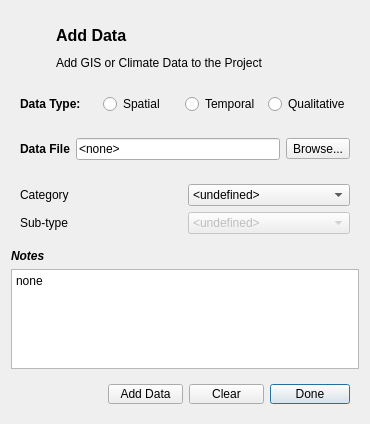
<?xml version="1.0" encoding="UTF-8"?>
<ui version="4.0">
 <class>AddDataDialog</class>
 <widget class="QDialog" name="AddDataDialog">
  <property name="geometry">
   <rect>
    <x>0</x>
    <y>0</y>
    <width>370</width>
    <height>409</height>
   </rect>
  </property>
  <property name="windowTitle">
   <string>Add Data...</string>
  </property>
  <property name="windowIcon">
   <iconset>
    <normaloff>../../../../../ubeatsicon.ico</normaloff>../../../../../ubeatsicon.ico</iconset>
  </property>
  <layout class="QVBoxLayout" name="verticalLayout">
   <item>
    <widget class="QWidget" name="title_widget" native="true">
     <layout class="QGridLayout" name="gridLayout_3">
      <item row="0" column="0">
       <widget class="QLabel" name="title_logo">
        <property name="minimumSize">
         <size>
          <width>30</width>
          <height>30</height>
         </size>
        </property>
        <property name="maximumSize">
         <size>
          <width>30</width>
          <height>30</height>
         </size>
        </property>
        <property name="text">
         <string/>
        </property>
        <property name="pixmap">
         <pixmap resource="graphics/ubeats.qrc">:/icons/add-icon.png</pixmap>
        </property>
        <property name="scaledContents">
         <bool>true</bool>
        </property>
       </widget>
      </item>
      <item row="0" column="1">
       <widget class="QLabel" name="title">
        <property name="font">
         <font>
          <pointsize>12</pointsize>
          <weight>75</weight>
          <bold>true</bold>
         </font>
        </property>
        <property name="text">
         <string>Add Data</string>
        </property>
       </widget>
      </item>
      <item row="1" column="1">
       <widget class="QLabel" name="subtitle">
        <property name="text">
         <string>Add GIS or Climate Data to the Project</string>
        </property>
       </widget>
      </item>
     </layout>
    </widget>
   </item>
   <item>
    <widget class="QWidget" name="datatype_widget" native="true">
     <layout class="QHBoxLayout" name="horizontalLayout_3">
      <item>
       <widget class="QLabel" name="datatype_lbl">
        <property name="whatsThis">
         <string>Rainfall time series, obtain data from weather station or climate authority of your city. Time series should be in rainfall depth and have units millimetres.</string>
        </property>
        <property name="text">
         <string>&lt;html&gt;&lt;head/&gt;&lt;body&gt;&lt;p&gt;&lt;span style=&quot; font-weight:600;&quot;&gt;Data Type:   &lt;/span&gt;&lt;/p&gt;&lt;/body&gt;&lt;/html&gt;</string>
        </property>
       </widget>
      </item>
      <item>
       <widget class="QRadioButton" name="spatial_radio">
        <property name="text">
         <string>Spatial</string>
        </property>
       </widget>
      </item>
      <item>
       <widget class="QRadioButton" name="temporal_radio">
        <property name="text">
         <string>Temporal</string>
        </property>
       </widget>
      </item>
      <item>
       <widget class="QRadioButton" name="qualitative_radio">
        <property name="text">
         <string>Qualitative</string>
        </property>
       </widget>
      </item>
     </layout>
    </widget>
   </item>
   <item>
    <widget class="QWidget" name="adddatafile_widget" native="true">
     <layout class="QHBoxLayout" name="horizontalLayout">
      <item>
       <widget class="QLabel" name="datafile_lbl">
        <property name="whatsThis">
         <string>Rainfall time series, obtain data from weather station or climate authority of your city. Time series should be in rainfall depth and have units millimetres.</string>
        </property>
        <property name="text">
         <string>&lt;html&gt;&lt;head/&gt;&lt;body&gt;&lt;p&gt;&lt;span style=&quot; font-weight:600;&quot;&gt;Data File&lt;/span&gt;&lt;/p&gt;&lt;/body&gt;&lt;/html&gt;</string>
        </property>
       </widget>
      </item>
      <item>
       <widget class="QLineEdit" name="databox">
        <property name="enabled">
         <bool>true</bool>
        </property>
        <property name="text">
         <string>&lt;none&gt;</string>
        </property>
        <property name="readOnly">
         <bool>true</bool>
        </property>
       </widget>
      </item>
      <item>
       <widget class="QToolButton" name="adddatabrowse">
        <property name="text">
         <string>Browse...</string>
        </property>
       </widget>
      </item>
     </layout>
    </widget>
   </item>
   <item>
    <widget class="QWidget" name="datacat_widget" native="true">
     <layout class="QGridLayout" name="gridLayout_2">
      <item row="1" column="0">
       <widget class="QLabel" name="datacatsub_lbl">
        <property name="whatsThis">
         <string>Rainfall time series, obtain data from weather station or climate authority of your city. Time series should be in rainfall depth and have units millimetres.</string>
        </property>
        <property name="text">
         <string>Sub-type</string>
        </property>
       </widget>
      </item>
      <item row="1" column="2">
       <widget class="QComboBox" name="datacatsub_combo">
        <property name="enabled">
         <bool>false</bool>
        </property>
        <property name="currentIndex">
         <number>0</number>
        </property>
        <item>
         <property name="text">
          <string>&lt;undefined&gt;</string>
         </property>
        </item>
       </widget>
      </item>
      <item row="0" column="2">
       <widget class="QComboBox" name="datacat_combo">
        <property name="currentIndex">
         <number>0</number>
        </property>
        <item>
         <property name="text">
          <string>&lt;undefined&gt;</string>
         </property>
        </item>
       </widget>
      </item>
      <item row="0" column="0">
       <widget class="QLabel" name="datacat_lbl">
        <property name="whatsThis">
         <string>Rainfall time series, obtain data from weather station or climate authority of your city. Time series should be in rainfall depth and have units millimetres.</string>
        </property>
        <property name="text">
         <string>Category</string>
        </property>
       </widget>
      </item>
     </layout>
    </widget>
   </item>
   <item>
    <widget class="QLabel" name="notes_title">
     <property name="whatsThis">
      <string>Rainfall time series, obtain data from weather station or climate authority of your city. Time series should be in rainfall depth and have units millimetres.</string>
     </property>
     <property name="text">
      <string>&lt;html&gt;&lt;head/&gt;&lt;body&gt;&lt;p&gt;&lt;span style=&quot; font-weight:600; font-style:italic;&quot;&gt;Notes&lt;/span&gt;&lt;/p&gt;&lt;/body&gt;&lt;/html&gt;</string>
     </property>
    </widget>
   </item>
   <item>
    <widget class="QPlainTextEdit" name="notes_box">
     <property name="minimumSize">
      <size>
       <width>0</width>
       <height>100</height>
      </size>
     </property>
     <property name="documentTitle">
      <string/>
     </property>
     <property name="plainText">
      <string>none</string>
     </property>
    </widget>
   </item>
   <item>
    <widget class="QWidget" name="footer" native="true">
     <property name="minimumSize">
      <size>
       <width>0</width>
       <height>38</height>
      </size>
     </property>
     <property name="maximumSize">
      <size>
       <width>16777215</width>
       <height>38</height>
      </size>
     </property>
     <layout class="QHBoxLayout" name="horizontalLayout_2">
      <item>
       <spacer name="horizontalSpacer">
        <property name="orientation">
         <enum>Qt::Horizontal</enum>
        </property>
        <property name="sizeHint" stdset="0">
         <size>
          <width>40</width>
          <height>20</height>
         </size>
        </property>
       </spacer>
      </item>
      <item>
       <widget class="QToolButton" name="adddata_button">
        <property name="minimumSize">
         <size>
          <width>75</width>
          <height>20</height>
         </size>
        </property>
        <property name="text">
         <string>Add Data</string>
        </property>
       </widget>
      </item>
      <item>
       <widget class="QToolButton" name="cleardata_button">
        <property name="minimumSize">
         <size>
          <width>75</width>
          <height>0</height>
         </size>
        </property>
        <property name="text">
         <string>Clear</string>
        </property>
       </widget>
      </item>
      <item>
       <widget class="QPushButton" name="done_button">
        <property name="text">
         <string>Done</string>
        </property>
       </widget>
      </item>
     </layout>
    </widget>
   </item>
  </layout>
 </widget>
 <tabstops>
  <tabstop>databox</tabstop>
  <tabstop>adddatabrowse</tabstop>
  <tabstop>spatial_radio</tabstop>
  <tabstop>temporal_radio</tabstop>
  <tabstop>qualitative_radio</tabstop>
  <tabstop>datacat_combo</tabstop>
  <tabstop>datacatsub_combo</tabstop>
  <tabstop>notes_box</tabstop>
  <tabstop>adddata_button</tabstop>
  <tabstop>cleardata_button</tabstop>
  <tabstop>done_button</tabstop>
 </tabstops>
 <resources>
  <include location="graphics/ubeats.qrc"/>
 </resources>
 <connections/>
</ui>
